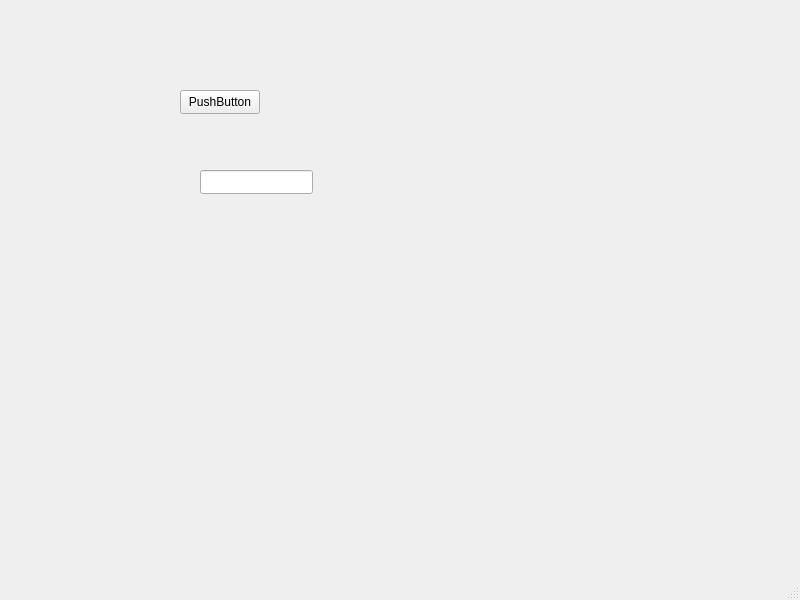
<?xml version="1.0" encoding="UTF-8"?>
<ui version="4.0">
 <class>MainWindow</class>
 <widget class="QMainWindow" name="MainWindow">
  <property name="geometry">
   <rect>
    <x>0</x>
    <y>0</y>
    <width>800</width>
    <height>600</height>
   </rect>
  </property>
  <property name="windowTitle">
   <string>MainWindow</string>
  </property>
  <widget class="QWidget" name="centralwidget">
   <widget class="QPushButton" name="pushButton">
    <property name="geometry">
     <rect>
      <x>180</x>
      <y>90</y>
      <width>80</width>
      <height>24</height>
     </rect>
    </property>
    <property name="text">
     <string>PushButton</string>
    </property>
   </widget>
   <widget class="QLineEdit" name="lineEdit">
    <property name="geometry">
     <rect>
      <x>200</x>
      <y>170</y>
      <width>113</width>
      <height>24</height>
     </rect>
    </property>
   </widget>
  </widget>
  <widget class="QMenuBar" name="menubar">
   <property name="geometry">
    <rect>
     <x>0</x>
     <y>0</y>
     <width>800</width>
     <height>21</height>
    </rect>
   </property>
  </widget>
  <widget class="QStatusBar" name="statusbar"/>
 </widget>
 <resources/>
 <connections/>
</ui>
